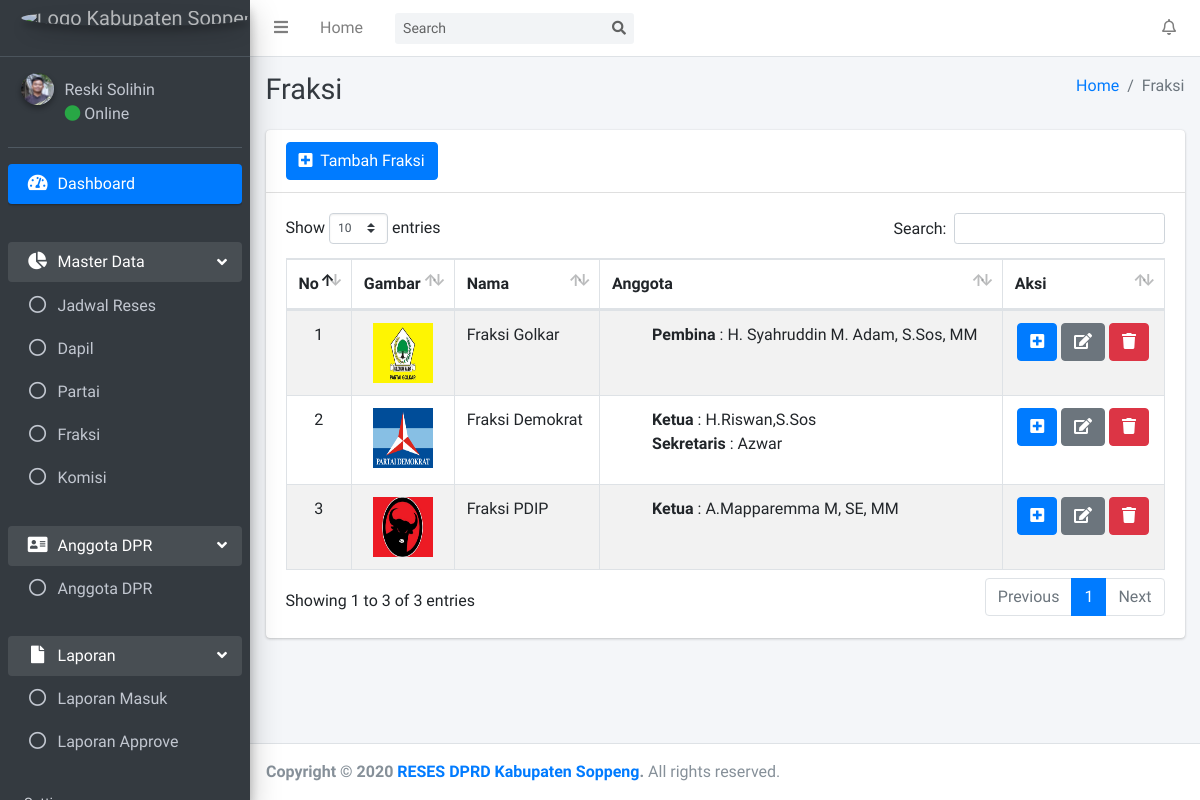
The app's page /admin/fraksi/data.php (signed in) with its own data.
### tables this page shows
CREATE TABLE `tb_fraksi` (
  `id_fraksi` int(11) NOT NULL,
  `id_partai` varchar(255) NOT NULL
);

CREATE TABLE `tb_partai` (
  `id_partai` int(11) NOT NULL,
  `nama_partai` varchar(255) NOT NULL,
  `gambar_partai` varchar(255) NOT NULL
);

CREATE TABLE `tb_anggota_fraksi` (
  `id_anggota_fraksi` int(11) NOT NULL,
  `id_fraksi` varchar(255) NOT NULL,
  `jabatan_fraksi` varchar(255) NOT NULL,
  `nama_anggota` varchar(255) NOT NULL
);

### admin/fraksi/data.php (the view, shortened to what this page needs)
<?php
require '../template/header/header.php';
$fraksi = mysqli_query($conn, "SELECT * FROM tb_fraksi");
?>
  <div class="content-wrapper">
    <div class="content-header">
      <div class="container-fluid">
        <div class="row mb-2">
          <div class="col-sm-6">
            <h1 class="m-0 text-dark">Fraksi</h1>
          </div>
          <div class="col-sm-6">
            <ol class="breadcrumb float-sm-right">
              <li class="breadcrumb-item"><a href="/reses-dprd/admin/">Home</a></li>
              <li class="breadcrumb-item active">Fraksi</li>
            </ol>
          </div>
        </div>
      </div>
    </div>
    <section class="content">
      <div class="container-fluid">
        <div class="row">
          <div class="col-12">
            <div class="card">
              <div class="card-header">
                <a href="tambah.php" type="button" class="btn btn-primary"><i class="fa fa-plus-square"></i>&nbsp Tambah Fraksi</a>
              </div>
              <div class="card-body">
                <table id="example1" class="table table-bordered table-striped">
                  <thead>
                    <tr>
                    <th>No</th>
                    <th>Gambar</th>
                    <th>Nama</th>
                    <th>Anggota</th>
                    <th>Aksi</th>
                  </tr>
                  </thead>
                  <tbody>
                  <?php $i = 1; foreach($fraksi as $dta) { ?>
                  <tr>
                  <td style="text-align:center"><?= $i ?></td>
                  <?php
                    $partai = mysqli_query($conn, "SELECT * FROM tb_partai WHERE id_partai = $dta[id_partai]");
                    while($row=mysqli_fetch_assoc($partai)) {
                      echo "<td style='text-align:center'><img src='../partai/gambar/$row[gambar_partai]' alt='' border=3 height=60 width=60></img></td>";
                      echo " <td>Fraksi $row[nama_partai]</td>";
                    }
                    ?>
                    <?php
                    $anggota_fraksi = mysqli_query($conn, "SELECT * FROM tb_anggota_fraksi WHERE id_fraksi = $dta[id_fraksi]");
                      if (mysqli_num_rows($anggota_fraksi) == 0) {
                        echo "<td style='text-align:center; color:grey;'>- kosong -</td>";
                    } else {
                    ?>
                  <td>
                    <ul style="list-style-type: none;">
                  <?php
                      while($dta_agt = mysqli_fetch_assoc($anggota_fraksi)) {
                        echo "<li><b>$dta_agt[jabatan_fraksi]</b> : $dta_agt[nama_anggota]</li>";
                      }
                  ?>
                    </ul>
                  </td>
                  <?php
                    }
                  ?>
                    <td style="text-align:center">
                        <button type="button" data-toggle="modal" data-target="#modal-lg<?= $dta['id_fraksi'] ?>" class="btn btn-primary"><i class="fa fa-plus-square"></i></button>
                        <a href="edit.php?id_fraksi=<?= $dta['id_fraksi'] ?>" class="btn btn-secondary"><i class="fa fa-edit"></i></a>
                        <a href="#" class="btn btn-danger" data-toggle="modal" data-target="#modal-danger<?= $dta['id_fraksi'] ?>" ><i class="fa fa-trash"></i></a>
                    </td>
                  </tr>
                  <?php $i = $i + 1; } ?>
                  </tbody>
                </table>
              </div>
            </div>
          </div>
        </div>
      </div>
    </section>
  </div>
<?php
require '../template/footer/footer.php';
?>

### admin/template/header/header.php (shortened to what this page needs)
<?php
require('../../koneksi.php');
$get_id_session = $_SESSION['get_id'];
$query_header_akun = mysqli_query($conn, "SELECT * FROM tb_akun WHERE id = '$get_id_session'");
$get_data_akun = mysqli_fetch_assoc($query_header_akun);
$get_id_akun_admin = $get_data_akun['id_akun'];
$query_header_admin = mysqli_query($conn, "SELECT * FROM tb_admin WHERE id_admin = '$get_id_akun_admin'");
$get_data_admin = mysqli_fetch_assoc($query_header_admin);
$nama = $get_data_admin['nama_admin'];
$foto = $get_data_admin['foto_admin'];
$tanggal_sekarang = date('d-m-Y');
$jadwal = mysqli_query($conn, "SELECT * FROM tb_jadwal");
foreach($jadwal as $dta) {
  $status = null;
  $tanggal_mulai = date('d-m-Y', strtotime($dta['mulai_jadwal']));
  $tanggal_akhir = date('d-m-Y', strtotime($dta['akhir_jadwal']));
  if (strtotime($tanggal_sekarang) < strtotime($tanggal_mulai)) {
    $status = 'Menunggu';
  } else if (strtotime($tanggal_mulai) <= strtotime($tanggal_sekarang) &&
         strtotime($tanggal_akhir) >= strtotime($tanggal_sekarang)) {
          $status = 'Berjalan';
  } else if (strtotime($tanggal_sekarang) > strtotime($tanggal_akhir)) {
    $status = 'Selesai';
  }
  $query = "UPDATE tb_jadwal SET status_jadwal = '$status' WHERE id_jadwal = '$dta[id_jadwal]'";
	mysqli_query($conn, $query);
}
?>
<!DOCTYPE html>
<html>
<head>
  <link rel="stylesheet" href="/reses-dprd/assets/plugins/fontawesome-free/css/all.min.css">
  <link rel="stylesheet" href="/reses-dprd/assets/plugins/ekko-lightbox/ekko-lightbox.css">
  <link rel="stylesheet" href="https://code.ionicframework.com/ionicons/2.0.1/css/ionicons.min.css">
  <link rel="stylesheet" href="/reses-dprd/assets/plugins/tempusdominus-bootstrap-4/css/tempusdominus-bootstrap-4.min.css">
  <link rel="stylesheet" href="/reses-dprd/assets/plugins/datatables-bs4/css/dataTables.bootstrap4.min.css">
  <link rel="stylesheet" href="/reses-dprd/assets/plugins/datatables-responsive/css/responsive.bootstrap4.min.css">
  <link href="https://cdn.jsdelivr.net/gh/gitbrent/bootstrap-switch-button@1.1.0/css/bootstrap-switch-button.min.css" rel="stylesheet">
  <link rel="stylesheet" href="/reses-dprd/assets/dist/css/adminlte.min.css">
  <link rel="stylesheet" href="/reses-dprd/assets/plugins/overlayScrollbars/css/OverlayScrollbars.min.css">
</head>
<body class="hold-transition sidebar-mini layout-fixed">
<div class="wrapper">
  <nav class="main-header navbar navbar-expand navbar-white navbar-light">
    <ul class="navbar-nav">
      <li class="nav-item">
        <a class="nav-link" data-widget="pushmenu" href="#" role="button"><i class="fas fa-bars"></i></a>
      </li>
      <li class="nav-item d-none d-sm-inline-block">
        <a href="/reses-dprd/admin/index.php" class="nav-link">Home</a>
      </li>
    </ul>
    <form class="form-inline ml-3">
      <div class="input-group input-group-sm">
        <input class="form-control form-control-navbar" type="search" placeholder="Search" aria-label="Search">
        <div class="input-group-append">
          <button class="btn btn-navbar" type="submit">
            <i class="fas fa-search"></i>
          </button>
        </div>
      </div>
    </form>
        <ul class="navbar-nav ml-auto">
      <?php
      $jadwal1 = mysqli_query($conn, "SELECT * FROM tb_jadwal WHERE status_jadwal='Berjalan'");
      $dta_jadwal1 = mysqli_fetch_assoc($jadwal1);
        $aspirasi_header = mysqli_query($conn, "SELECT * FROM tb_aspirasi WHERE status_aspirasi='Kirim' AND id_jadwal='$dta_jadwal1[id_jadwal]'");
        $row_aspirasi_header = mysqli_num_rows($aspirasi_header);
        $row_aspirasi_header_final = $row_aspirasi_header;
        if($row_aspirasi_header_final > 0){
          echo "  <li class='nav-item dropdown'>
                    <a class='nav-link' data-toggle='dropdown' href='#'>
                      <i class='far fa-bell'></i>
                      <span class='badge badge-warning navbar-badge'>$row_aspirasi_header_final</span>
                    </a>
                    <div class='dropdown-menu dropdown-menu-lg dropdown-menu-right'>
                      <span class='dropdown-item dropdown-header'>$row_aspirasi_header_final Pemberitahuan</span>
                      <div class='dropdown-divider'></div>
                      <a href='/reses-dprd/admin/laporan-masuk/data.php' class='dropdown-item'>
                        <i class='fas fa-envelope mr-2'></i> $row_aspirasi_header_final Laporan Masuk
                      </a>
                      <div class='dropdown-divider'></div>
                      <a href='/reses-dprd/admin/laporan-masuk/data.php' class='dropdown-item dropdown-footer'>Lihat Semua</a>
                    </div>
                  </li>";
        } else{
          echo "  <li class='nav-item dropdown'>
                    <a class='nav-link' data-toggle='dropdown' href='#'>
                      <i class='far fa-bell'></i>
                    </a>
                    <div class='dropdown-menu dropdown-menu-lg dropdown-menu-right'>
                      <span class='dropdown-item dropdown-header'>0 Pemberitahuan</span>
                      <div class='dropdown-divider'></div>
                      <a href='#' class='dropdown-item'>
                        <i class='fas fa-envelope mr-2'></i> Tidak Ada
                      </a>
                      <div class='dropdown-divider'></div>
                      <a href='#' class='dropdown-item dropdown-footer'>Lihat Semua</a>
                    </div>
                  </li>";
        }
      ?>
    </ul>
  </nav>
  <aside class="main-sidebar sidebar-dark-primary elevation-4">
    <a href="/reses-dprd/admin/index.php" class="brand-link">
      <img src="/reses-dprd/assets/dist/img/soppeng.png" alt="Logo Kabupaten Soppeng" class="brand-image img-circle elevation-3"
           style="opacity: .8">
    </a>
    <div class="sidebar">
      <div class="user-panel mt-3 pb-3 mb-3 d-flex">
        <div class="image">
          <img src="/reses-dprd/admin/user/foto/<?= $foto ?>" class="img-circle elevation-2" alt="User Image">
        </div>
        <div class="info">
          <a href="../user/edit.php?id_admin=<?= $get_id_akun_admin ?>" class="d-block"><?= $nama ?></a>
          <a href="../user/edit.php?id_admin=<?= $get_id_akun_admin ?>"><i class="fa fa-circle text-success"></i> Online</a>
        </div>
      </div>
      <nav class="mt-2">
        <ul class="nav nav-pills nav-sidebar flex-column" data-widget="treeview" role="menu" data-accordion="false">
          <li class="nav-item has-treeview menu-open">
            <a href="/reses-dprd/admin/" class="nav-link active">
              <i class="nav-icon fas fa-tachometer-alt"></i>
              <p>
                Dashboard
              </p>
            </a>
          </li>
          <li class="nav-header"></li>
          <li class="nav-item has-treeview menu-open">
            <a href="#" class="nav-link">
              <i class="nav-icon fas fa-chart-pie"></i>
              <p>
                Master Data
                <i class="right fas fa-angle-left"></i>
              </p>
            </a>
            <ul class="nav nav-treeview">
              <li class="nav-item">
                <a href="/reses-dprd/admin/jadwal-reses/data.php" class="nav-link">
                  <i class="far fa-circle nav-icon"></i>
                  <p>Jadwal Reses</p>
                </a>
              </li>
              <li class="nav-item">
                <a href="/reses-dprd/admin/dapil/data.php" class="nav-link">
                  <i class="far fa-circle nav-icon"></i>
                  <p>Dapil</p>
                </a>
              </li>
              <li class="nav-item">
                <a href="/reses-dprd/admin/partai/data.php" class="nav-link">
                  <i class="far fa-circle nav-icon"></i>
                  <p>Partai</p>
                </a>
              </li>
              <li class="nav-item">
                <a href="/reses-dprd/admin/fraksi/data.php" class="nav-link">
                  <i class="far fa-circle nav-icon"></i>
                  <p>Fraksi</p>
                </a>
              </li>
              <li class="nav-item">
                <a href="/reses-dprd/admin/komisi/data.php" class="nav-link">
                  <i class="far fa-circle nav-icon"></i>
                  <p>Komisi</p>
                </a>
              </li>
              <br>
            </ul>
          </li>
          <li class="nav-item has-treeview menu-open">
            <a href="#" class="nav-link">
              <i class="nav-icon fa fa-address-card"></i>
              <p>
              Anggota DPR
                <i class="right fas fa-angle-left"></i>
              </p>
            </a>
            <ul class="nav nav-treeview">
              <li class="nav-item">
                <a href="/reses-dprd/admin/profile-dpr/data.php" class="nav-link">
                  <i class="far fa-circle nav-icon"></i>
                  <p>Anggota DPR</p>
                </a>
              </li><br>
            </ul>
          </li>
          <li class="nav-item has-treeview menu-open">
            <a href="#" class="nav-link">
              <i class="nav-icon fas fa-file"></i>
              <p>
              Laporan
                <i class="right fas fa-angle-left"></i>
              </p>
            </a>
            <ul class="nav nav-treeview">
              <li class="nav-item">
                <a href="/reses-dprd/admin/laporan-masuk/data.php" class="nav-link">
                  <i class="far fa-circle nav-icon"></i>
                  <p>Laporan Masuk</p>
                </a>
              </li>
              <li class="nav-item">
                <a href="/reses-dprd/admin/laporan-approve/data.php" class="nav-link">
                  <i class="far fa-circle nav-icon"></i>
                  <p>Laporan Approve</p>
                </a>
              </li>
            </ul>
          </li>
          <li class="nav-header">Setting</li>
        </ul>
      </nav>
    </div>
  </aside>

### records on screen
tb_partai: gambar_partai (picture), nama_partai "Golkar"
tb_anggota_fraksi: jabatan_fraksi "Pembina", nama_anggota "H. Syahruddin M. Adam, S.Sos, MM"
tb_partai: gambar_partai (picture), nama_partai "Demokrat"
tb_anggota_fraksi: jabatan_fraksi "Ketua", nama_anggota "H.Riswan,S.Sos"
tb_anggota_fraksi: jabatan_fraksi "Sekretaris", nama_anggota "Azwar"
tb_partai: gambar_partai (picture), nama_partai "PDIP"
tb_anggota_fraksi: jabatan_fraksi "Ketua", nama_anggota "A.Mapparemma M, SE, MM"

### other values on screen
$nama "Reski Solihin"
